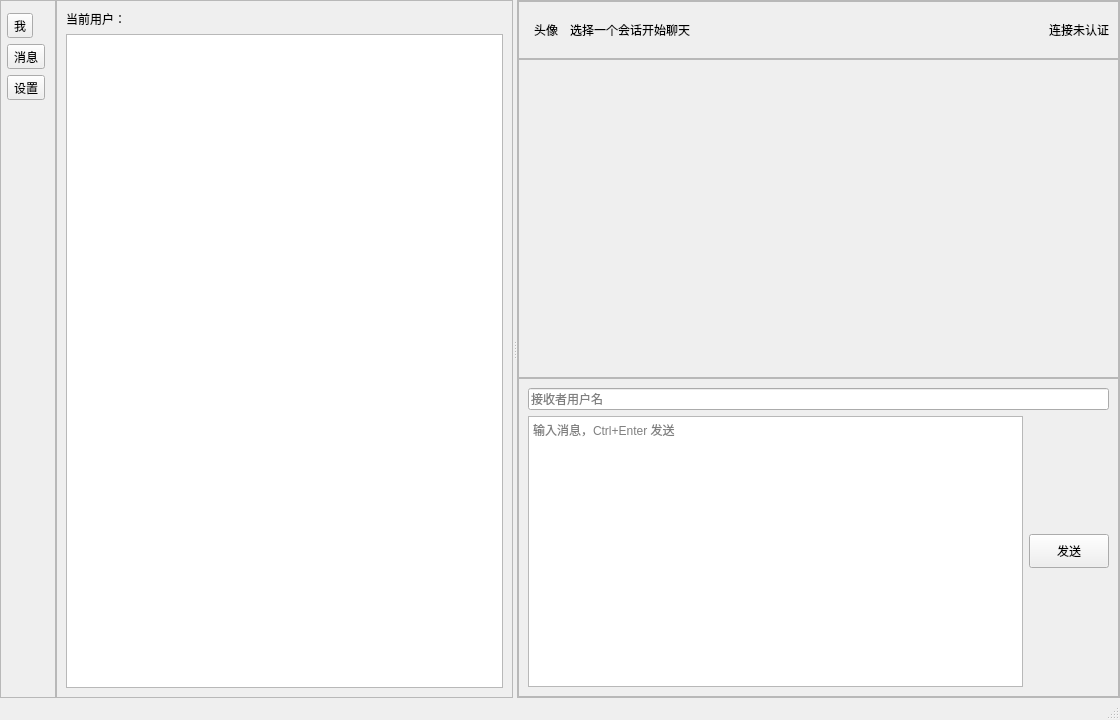
<?xml version="1.0" encoding="UTF-8"?>
<ui version="4.0">
 <class>MainWindow</class>
 <widget class="QMainWindow" name="MainWindow">
  <property name="geometry">
   <rect>
    <x>0</x>
    <y>0</y>
    <width>1120</width>
    <height>720</height>
   </rect>
  </property>
  <property name="windowTitle">
   <string>ChatHub</string>
  </property>
  <widget class="QWidget" name="centralwidget">
   <layout class="QHBoxLayout" name="rootLayout">
    <property name="spacing">
     <number>0</number>
    </property>
    <property name="leftMargin">
     <number>0</number>
    </property>
    <property name="topMargin">
     <number>0</number>
    </property>
    <property name="rightMargin">
     <number>0</number>
    </property>
    <property name="bottomMargin">
     <number>0</number>
    </property>
    <item>
     <widget class="QFrame" name="navPanel">
      <property name="minimumSize">
       <size>
        <width>56</width>
        <height>0</height>
       </size>
      </property>
      <property name="maximumSize">
       <size>
        <width>72</width>
        <height>16777215</height>
       </size>
      </property>
      <property name="frameShape">
       <enum>QFrame::Shape::StyledPanel</enum>
      </property>
      <layout class="QVBoxLayout" name="navLayout">
       <property name="leftMargin">
        <number>6</number>
       </property>
       <property name="topMargin">
        <number>12</number>
       </property>
       <property name="rightMargin">
        <number>6</number>
       </property>
       <property name="bottomMargin">
        <number>12</number>
       </property>
       <item>
        <widget class="QToolButton" name="profileBtn">
         <property name="text">
          <string>我</string>
         </property>
        </widget>
       </item>
       <item>
        <widget class="QToolButton" name="conversationsBtn">
         <property name="text">
          <string>消息</string>
         </property>
        </widget>
       </item>
       <item>
        <widget class="QToolButton" name="settingsBtn">
         <property name="text">
          <string>设置</string>
         </property>
        </widget>
       </item>
       <item>
        <spacer name="navSpacer">
         <property name="orientation">
          <enum>Qt::Orientation::Vertical</enum>
         </property>
         <property name="sizeHint" stdset="0">
          <size>
           <width>20</width>
           <height>40</height>
          </size>
         </property>
        </spacer>
       </item>
      </layout>
     </widget>
    </item>
    <item>
     <widget class="QSplitter" name="chatSplitter">
      <property name="orientation">
       <enum>Qt::Orientation::Horizontal</enum>
      </property>
      <widget class="QFrame" name="conversationPanel">
       <property name="minimumSize">
        <size>
         <width>220</width>
         <height>0</height>
        </size>
       </property>
       <property name="frameShape">
        <enum>QFrame::Shape::StyledPanel</enum>
       </property>
       <layout class="QVBoxLayout" name="conversationLayout">
        <item>
         <widget class="QLabel" name="currentUserLabel">
          <property name="text">
           <string>当前用户：</string>
          </property>
         </widget>
        </item>
        <item>
         <widget class="QListWidget" name="conversationList"/>
        </item>
       </layout>
      </widget>
      <widget class="QFrame" name="conversationPage">
       <property name="frameShape">
        <enum>QFrame::Shape::StyledPanel</enum>
       </property>
       <layout class="QVBoxLayout" name="conversationPageLayout">
        <property name="spacing">
         <number>0</number>
        </property>
        <property name="leftMargin">
         <number>0</number>
        </property>
        <property name="topMargin">
         <number>0</number>
        </property>
        <property name="rightMargin">
         <number>0</number>
        </property>
        <property name="bottomMargin">
         <number>0</number>
        </property>
        <item>
         <widget class="QFrame" name="chatHeader">
          <property name="minimumSize">
           <size>
            <width>0</width>
            <height>58</height>
           </size>
          </property>
          <property name="frameShape">
           <enum>QFrame::Shape::StyledPanel</enum>
          </property>
          <layout class="QHBoxLayout" name="headerLayout">
           <item>
            <widget class="QLabel" name="peerAvatarLabel">
             <property name="minimumSize">
              <size>
               <width>36</width>
               <height>36</height>
              </size>
             </property>
             <property name="text">
              <string>头像</string>
             </property>
             <property name="alignment">
              <set>Qt::AlignmentFlag::AlignCenter</set>
             </property>
            </widget>
           </item>
           <item>
            <widget class="QLabel" name="peerNameLabel">
             <property name="text">
              <string>选择一个会话开始聊天</string>
             </property>
            </widget>
           </item>
           <item>
            <spacer name="headerSpacer">
             <property name="orientation">
              <enum>Qt::Orientation::Horizontal</enum>
             </property>
             <property name="sizeHint" stdset="0">
              <size>
               <width>40</width>
               <height>20</height>
              </size>
             </property>
            </spacer>
           </item>
           <item>
            <widget class="QLabel" name="connectionStateLabel">
             <property name="text">
              <string>连接未认证</string>
             </property>
            </widget>
           </item>
          </layout>
         </widget>
        </item>
        <item>
         <widget class="QScrollArea" name="messageScrollArea">
          <property name="widgetResizable">
           <bool>true</bool>
          </property>
          <widget class="QWidget" name="messageContainer">
           <layout class="QVBoxLayout" name="messageLayout">
            <item>
             <spacer name="messageBottomSpacer">
              <property name="orientation">
               <enum>Qt::Orientation::Vertical</enum>
              </property>
              <property name="sizeHint" stdset="0">
               <size>
                <width>20</width>
                <height>40</height>
               </size>
              </property>
             </spacer>
            </item>
           </layout>
          </widget>
         </widget>
        </item>
        <item>
         <widget class="QFrame" name="composerPanel">
          <property name="minimumSize">
           <size>
            <width>0</width>
            <height>138</height>
           </size>
          </property>
          <property name="frameShape">
           <enum>QFrame::Shape::StyledPanel</enum>
          </property>
          <layout class="QVBoxLayout" name="composerLayout">
           <item>
            <widget class="QLineEdit" name="recipientEdit">
             <property name="placeholderText">
              <string>接收者用户名</string>
             </property>
            </widget>
           </item>
           <item>
            <layout class="QHBoxLayout" name="messageInputLayout">
             <item>
              <widget class="QTextEdit" name="messageEdit">
               <property name="placeholderText">
                <string>输入消息，Ctrl+Enter 发送</string>
               </property>
              </widget>
             </item>
             <item>
              <widget class="QPushButton" name="sendBtn">
               <property name="minimumSize">
                <size>
                 <width>78</width>
                 <height>34</height>
                </size>
               </property>
               <property name="text">
                <string>发送</string>
               </property>
              </widget>
             </item>
            </layout>
           </item>
          </layout>
         </widget>
        </item>
       </layout>
      </widget>
     </widget>
    </item>
   </layout>
  </widget>
  <widget class="QMenuBar" name="menubar">
   <property name="geometry">
    <rect>
     <x>0</x>
     <y>0</y>
     <width>1120</width>
     <height>21</height>
    </rect>
   </property>
  </widget>
  <widget class="QStatusBar" name="statusbar"/>
 </widget>
 <resources/>
 <connections/>
</ui>
